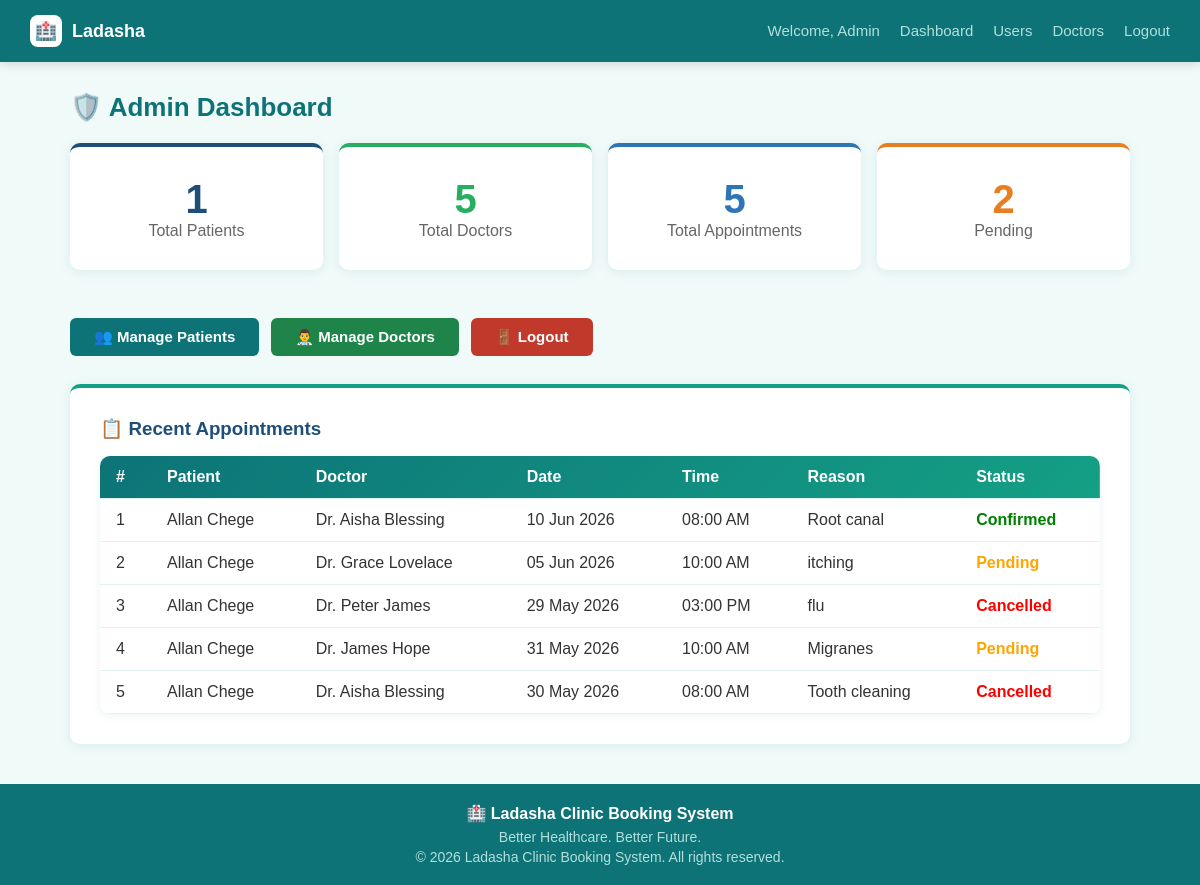
/admin/dashboard.php (signed in), run on the app's committed database.
### tables this page shows
CREATE TABLE `appointments` (
  `id` int(11) NOT NULL,
  `patient_id` int(11) NOT NULL,
  `doctor_id` int(11) NOT NULL,
  `appt_date` date NOT NULL,
  `appt_time` time NOT NULL,
  `reason` text DEFAULT NULL,
  `status` enum('pending','confirmed','cancelled') DEFAULT 'pending',
  `created_at` datetime DEFAULT current_timestamp()
);

CREATE TABLE `users` (
  `id` int(11) NOT NULL,
  `name` varchar(100) NOT NULL,
  `email` varchar(150) NOT NULL,
  `password` varchar(255) NOT NULL,
  `phone` varchar(20) DEFAULT NULL,
  `role` enum('patient','doctor','admin') DEFAULT 'patient',
  `created_at` datetime DEFAULT current_timestamp()
);

CREATE TABLE `doctors` (
  `id` int(11) NOT NULL,
  `name` varchar(100) NOT NULL,
  `specialization` varchar(100) DEFAULT NULL,
  `email` varchar(150) DEFAULT NULL,
  `phone` varchar(20) DEFAULT NULL
);

### admin/dashboard.php (the view, shortened to what this page needs)
<?php
$host   = 'localhost';
$user   = 'root';
$pass   = '';
$dbname = 'clinic_db';
$conn   = mysqli_connect($host, $user, $pass, $dbname);
$total_patients     = mysqli_fetch_assoc(mysqli_query($conn, "SELECT COUNT(*) AS total FROM users WHERE role='patient'"))['total'];
$total_doctors      = mysqli_fetch_assoc(mysqli_query($conn, "SELECT COUNT(*) AS total FROM doctors"))['total'];
$total_appointments = mysqli_fetch_assoc(mysqli_query($conn, "SELECT COUNT(*) AS total FROM appointments"))['total'];
$total_pending      = mysqli_fetch_assoc(mysqli_query($conn, "SELECT COUNT(*) AS total FROM appointments WHERE status='pending'"))['total'];
$recent = mysqli_query($conn, "SELECT a.*, u.name AS patient_name, d.name AS doctor_name
                                FROM appointments a
                                JOIN users u ON a.patient_id = u.id
                                JOIN doctors d ON a.doctor_id = d.id
                                ORDER BY a.created_at DESC LIMIT 10");
include '../includes/header.php';
?>
<div class="container">
    <h2 class="page-title">🛡️ Admin Dashboard</h2>
    <div style="display:flex; gap:16px; flex-wrap:wrap; margin-bottom:28px;">
        <div class="card" style="flex:1; min-width:180px; text-align:center; border-top:4px solid #1F4E79;">
            <p style="font-size:40px; font-weight:bold; color:#1F4E79;"><?php echo $total_patients; ?></p>
            <p style="color:#666;">Total Patients</p>
        </div>
        <div class="card" style="flex:1; min-width:180px; text-align:center; border-top:4px solid #27ae60;">
            <p style="font-size:40px; font-weight:bold; color:#27ae60;"><?php echo $total_doctors; ?></p>
            <p style="color:#666;">Total Doctors</p>
        </div>
        <div class="card" style="flex:1; min-width:180px; text-align:center; border-top:4px solid #2E75B6;">
            <p style="font-size:40px; font-weight:bold; color:#2E75B6;"><?php echo $total_appointments; ?></p>
            <p style="color:#666;">Total Appointments</p>
        </div>
        <div class="card" style="flex:1; min-width:180px; text-align:center; border-top:4px solid #e67e22;">
            <p style="font-size:40px; font-weight:bold; color:#e67e22;"><?php echo $total_pending; ?></p>
            <p style="color:#666;">Pending</p>
        </div>
    </div>
    <div style="display:flex; gap:12px; flex-wrap:wrap; margin-bottom:28px;">
        <a href="manage_users.php"   class="btn btn-primary">👥 Manage Patients</a>
        <a href="manage_doctors.php" class="btn btn-success">👨‍⚕️ Manage Doctors</a>
        <a href="/clinic_system/logout.php" class="btn btn-danger">🚪 Logout</a>
    </div>
    <div class="card">
        <h3 style="color:#1F4E79; margin-bottom:16px;">📋 Recent Appointments</h3>
        <?php if(mysqli_num_rows($recent) > 0): ?>
        <table>
            <thead>
                <tr>
                    <th>#</th>
                    <th>Patient</th>
                    <th>Doctor</th>
                    <th>Date</th>
                    <th>Time</th>
                    <th>Reason</th>
                    <th>Status</th>
                </tr>
            </thead>
            <tbody>
                <?php $count = 1; while($row = mysqli_fetch_assoc($recent)): ?>
                <tr>
                    <td><?php echo $count++; ?></td>
                    <td><?php echo $row['patient_name']; ?></td>
                    <td><?php echo $row['doctor_name']; ?></td>
                    <td><?php echo date('d M Y', strtotime($row['appt_date'])); ?></td>
                    <td><?php echo date('h:i A', strtotime($row['appt_time'])); ?></td>
                    <td><?php echo $row['reason']; ?></td>
                    <td>
                        <?php
                        $status = $row['status'];
                        $color  = $status == 'confirmed' ? 'green' : ($status == 'cancelled' ? 'red' : 'orange');
                        echo "<span style='color:$color; font-weight:bold;'>".ucfirst($status)."</span>";
                        ?>
                    </td>
                </tr>
                <?php endwhile; ?>
            </tbody>
        </table>
        <?php endif; ?>
    </div>
</div>
<?php include '../includes/footer.php'; ?>

### css/style.css (style rules this page uses)
* { margin:0;padding:0;box-sizing:border-box }
body { font-family:Arial,sans-serif;background-color:#F0FAF9;color:#333 }
.container { max-width:1100px;margin:30px auto;padding:0 20px }
.card { background:#fff;border-radius:10px;padding:30px;box-shadow:0 2px 12px rgba(13,115,119,0.1);margin-bottom:20px;border-top:4px solid #14A085 }
.btn { padding:10px 24px;border:none;border-radius:6px;cursor:pointer;font-size:15px;font-weight:bold;text-decoration:none;display:inline-block;transition:all 0.2s }
.btn-primary { background:#0D7377;color:#fff }
.btn-danger { background-color:#c0392b;color:#fff }
.btn-success { background-color:#1e8449;color:#fff }
table { width:100%;border-collapse:collapse;background:#fff;border-radius:10px;overflow:hidden;box-shadow:0 2px 8px rgba(13,115,119,0.08) }
table thead { background:linear-gradient(135deg,#0D7377,#14A085);color:#fff }
table th,table td { padding:12px 16px;text-align:left;border-bottom:1px solid #E0F2F1 }
.page-title { font-size:26px;color:#0D7377;margin-bottom:20px;font-weight:bold }

### data on the page
appointments: patient.name "Allan Chege", doctor.name "Dr. Aisha Blessing", appt_date "10 Jun 2026", appt_time "08:00 AM", reason "Root canal", status "Confirmed"
appointments: patient.name "Allan Chege", doctor.name "Dr. Grace Lovelace", appt_date "05 Jun 2026", appt_time "10:00 AM", reason "itching", status "Pending"
appointments: patient.name "Allan Chege", doctor.name "Dr. Peter James", appt_date "29 May 2026", appt_time "03:00 PM", reason "flu", status "Cancelled"
appointments: patient.name "Allan Chege", doctor.name "Dr. James Hope", appt_date "31 May 2026", appt_time "10:00 AM", reason "Migranes", status "Pending"
appointments: patient.name "Allan Chege", doctor.name "Dr. Aisha Blessing", appt_date "30 May 2026", appt_time "08:00 AM", reason "Tooth cleaning", status "Cancelled"

### other printed values
$_SESSION['username'] "Admin"
$total_patients "1"
$total_doctors "5"
$total_appointments "5"
$total_pending "2"
